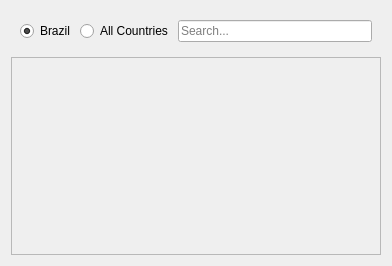
<?xml version="1.0" encoding="UTF-8"?>
<ui version="4.0">
 <class>StatsMenu</class>
 <widget class="QWidget" name="StatsMenu">
  <property name="geometry">
   <rect>
    <x>0</x>
    <y>0</y>
    <width>392</width>
    <height>266</height>
   </rect>
  </property>
  <property name="sizePolicy">
   <sizepolicy hsizetype="Expanding" vsizetype="Expanding">
    <horstretch>0</horstretch>
    <verstretch>0</verstretch>
   </sizepolicy>
  </property>
  <property name="minimumSize">
   <size>
    <width>392</width>
    <height>266</height>
   </size>
  </property>
  <property name="maximumSize">
   <size>
    <width>600</width>
    <height>16777215</height>
   </size>
  </property>
  <property name="windowTitle">
   <string>Form</string>
  </property>
  <property name="locale">
   <locale language="English" country="UnitedStates"/>
  </property>
  <layout class="QVBoxLayout" name="verticalLayout_6">
   <item>
    <widget class="QWidget" name="searchwidget" native="true">
     <layout class="QHBoxLayout" name="horizontalLayout">
      <property name="spacing">
       <number>5</number>
      </property>
      <item>
       <widget class="QRadioButton" name="brazilRadio">
        <property name="text">
         <string>Brazil</string>
        </property>
        <property name="checked">
         <bool>true</bool>
        </property>
       </widget>
      </item>
      <item>
       <widget class="QRadioButton" name="allCountriesRadio">
        <property name="text">
         <string>All Countries</string>
        </property>
       </widget>
      </item>
      <item>
       <widget class="QLineEdit" name="searchbox">
        <property name="placeholderText">
         <string>Search...</string>
        </property>
       </widget>
      </item>
     </layout>
    </widget>
   </item>
   <item>
    <widget class="QScrollArea" name="scrollArea">
     <property name="horizontalScrollBarPolicy">
      <enum>Qt::ScrollBarAlwaysOff</enum>
     </property>
     <property name="widgetResizable">
      <bool>true</bool>
     </property>
     <property name="alignment">
      <set>Qt::AlignHCenter|Qt::AlignTop</set>
     </property>
     <widget class="QWidget" name="listArea">
      <property name="geometry">
       <rect>
        <x>0</x>
        <y>0</y>
        <width>372</width>
        <height>198</height>
       </rect>
      </property>
      <layout class="QVBoxLayout" name="verticalLayout"/>
     </widget>
    </widget>
   </item>
  </layout>
 </widget>
 <resources/>
 <connections/>
</ui>
